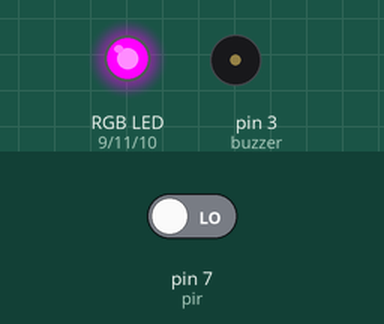
Recording of a sketch running on a simulated Arduino Uno, built with avr-gcc and run on an emulated ATmega328P. Shown: an RGB LED mixed from three pins (HIGH = lit), buzzer (waves = sounding, pin HIGH). Inputs (shaded band) come from the test bench; at power-on: pin 7 (pir) LOW.

Above: at 1.2 s.
1.3 s: pin 7 (pir) driven HIGH
At 1.7 s:
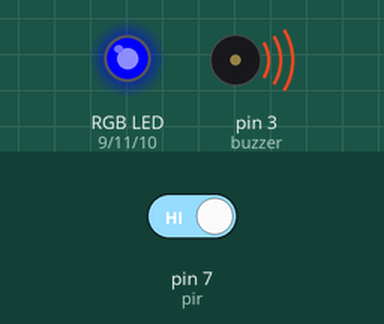
2.8 s: pin 7 (pir) driven LOW
At 4.0 s:
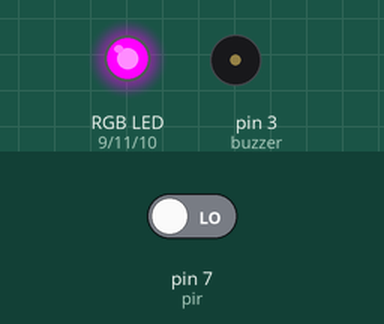
Timing chart, 0 to 5.8 s (numbered marks = the images above; inputs shaded):
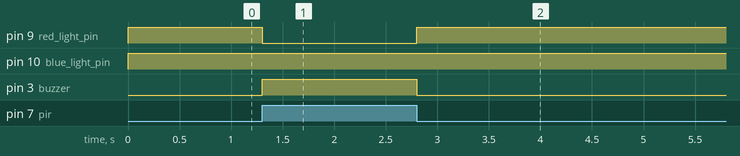

Measured:
- after the input at 1.3 s, pin 9 (red_light_pin): HIGH → LOW at once; pin 3 (buzzer): LOW → HIGH at once
- after the input at 2.8 s, pin 9 (red_light_pin): LOW → HIGH at once; pin 3 (buzzer): HIGH → LOW at once

The sketch:

motion_controlled_color_changer.ino
```cpp
// Declare and initialize the pins used on the Arduino board.
int buzzer = 3;
int pir = 7;
int red_light_pin = 9;
int green_light_pin = 11;
int blue_light_pin = 10;
void setup()
{
  // set the pin modes for the PIR sensor pin, buzzer pin, and LED pins connected to the Arduino board.
  pinMode(pir, INPUT);
  pinMode(buzzer, OUTPUT);
  pinMode(red_light_pin, OUTPUT);
  pinMode(green_light_pin, OUTPUT);
  pinMode(blue_light_pin, OUTPUT);

  // Using the digitalWrite() function set the above mentioned to LOW state.
  digitalWrite(pir, LOW);
  digitalWrite(buzzer, LOW);
  digitalWrite(red_light_pin, LOW);
  digitalWrite(green_light_pin, LOW);
  digitalWrite(blue_light_pin, LOW);
}
void loop()
{

  // using the if-else condition, set the RGB LED to glow in blue colour when the PIR sensor reads the high value.
  if (digitalRead(pir) == HIGH)
  {
    digitalWrite(buzzer, HIGH);
    RGB_color(0, 0, 255); // blue
    while (digitalRead(pir) == HIGH)
      ;
  }
  // Set the LED to glow in magenta colour, otherwise.
  else
  {
    digitalWrite(buzzer, LOW);
    RGB_color(255, 0, 255); // Magenta
  }
}
void RGB_color(int red_light_value, int green_light_value, int blue_light_value)
{
  // assign a variable to every colour pin of the RGB LEDs.
  analogWrite(red_light_pin, red_light_value);
  analogWrite(green_light_pin, green_light_value);
  analogWrite(blue_light_pin, blue_light_value);
}
```
